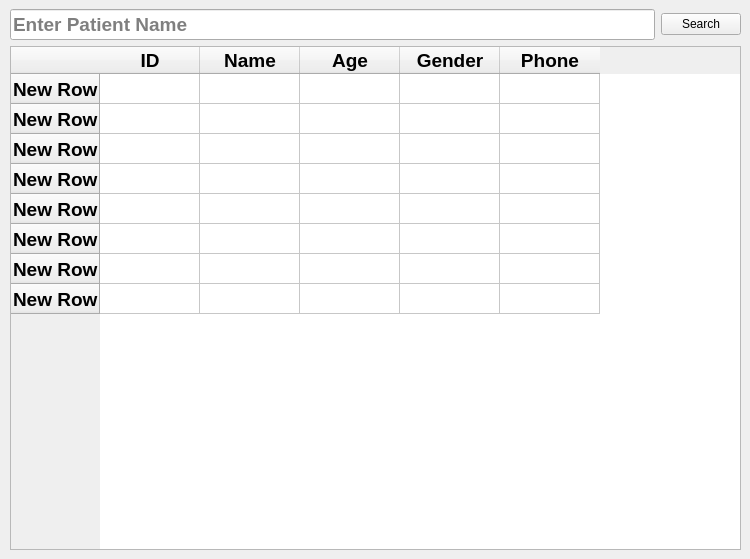
       <widget class="QWidget" name="listOfPatientsTab">
        <attribute name="title">
         <string>List of Patients</string>
        </attribute>
        <widget class="QWidget" name="layoutWidget">
         <property name="geometry">
          <rect>
           <x>10</x>
           <y>9</y>
           <width>731</width>
           <height>541</height>
          </rect>
         </property>
         <layout class="QGridLayout" name="gridLayout">
          <item row="0" column="0">
           <widget class="QLineEdit" name="searchOnPatient">
            <property name="font">
             <font>
              <family>Arial</family>
              <pointsize>14</pointsize>
              <weight>75</weight>
              <bold>true</bold>
             </font>
            </property>
            <property name="placeholderText">
             <string>Enter Patient Name</string>
            </property>
           </widget>
          </item>
          <item row="0" column="1">
           <widget class="QPushButton" name="searchOnPatientBtn">
            <property name="cursor">
             <cursorShape>PointingHandCursor</cursorShape>
            </property>
            <property name="text">
             <string>Search</string>
            </property>
            <property name="icon">
             <iconset resource="links.qrc">
              <normaloff>:/icons/icons/search.png</normaloff>:/icons/icons/search.png</iconset>
            </property>
            <property name="iconSize">
             <size>
              <width>30</width>
              <height>25</height>
             </size>
            </property>
           </widget>
          </item>
          <item row="1" column="0" colspan="2">
           <widget class="QTableWidget" name="tableWidget">
            <property name="font">
             <font>
              <family>Arial</family>
              <pointsize>14</pointsize>
              <weight>75</weight>
              <bold>true</bold>
             </font>
            </property>
            <property name="styleSheet">
             <string notr="true"/>
            </property>
            <row>
             <property name="text">
              <string>New Row</string>
             </property>
            </row>
            <row>
             <property name="text">
              <string>New Row</string>
             </property>
            </row>
            <row>
             <property name="text">
              <string>New Row</string>
             </property>
            </row>
            <row>
             <property name="text">
              <string>New Row</string>
             </property>
            </row>
            <row>
             <property name="text">
              <string>New Row</string>
             </property>
            </row>
            <row>
             <property name="text">
              <string>New Row</string>
             </property>
            </row>
            <row>
             <property name="text">
              <string>New Row</string>
             </property>
            </row>
            <row>
             <property name="text">
              <string>New Row</string>
             </property>
            </row>
            <column>
             <property name="text">
              <string>ID</string>
             </property>
            </column>
            <column>
             <property name="text">
              <string>Name</string>
             </property>
            </column>
            <column>
             <property name="text">
              <string>Age</string>
             </property>
            </column>
            <column>
             <property name="text">
              <string>Gender</string>
             </property>
            </column>
            <column>
             <property name="text">
              <string>Phone</string>
             </property>
            </column>
           </widget>
          </item>
         </layout>
        </widget>
       </widget>
